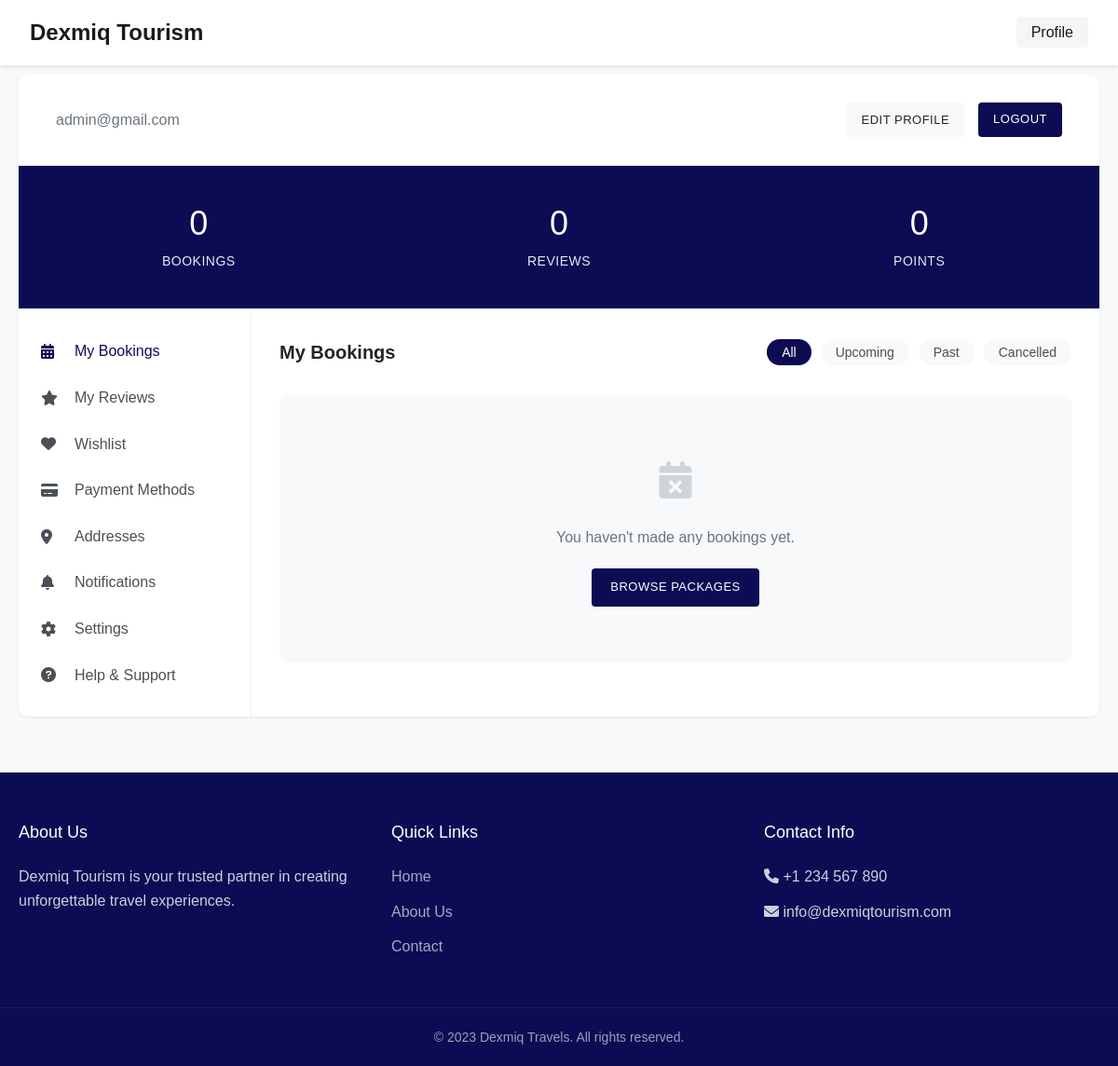
The app's page /api/profile/ (signed in), older data.
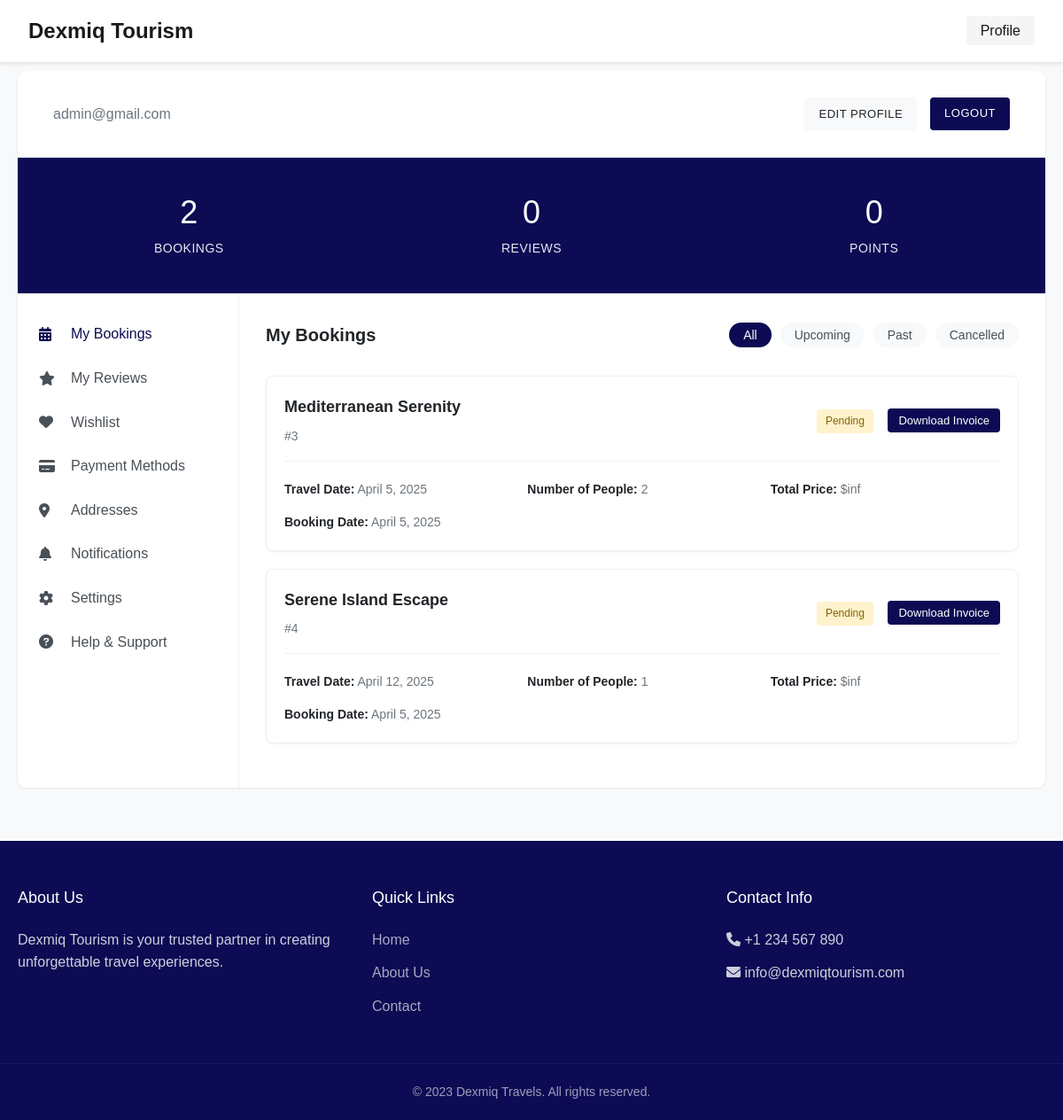
The same page, newer data.
### customer/models.py (models this page shows, shortened)
class CustomUser(AbstractUser):
    email = models.EmailField(unique=True)
    USERNAME_FIELD = 'email'
    REQUIRED_FIELDS = []
    objects = CustomUserManager()
    class Meta:
        app_label = 'customer'
        verbose_name = 'User'
        verbose_name_plural = 'Users'

### booking/models.py (models this page shows, shortened)
class Booking(models.Model):
    id = models.AutoField(primary_key = True)
    package = models.ForeignKey('packages.Packages', on_delete=models.CASCADE, related_name='bookings')
    customer = models.ForeignKey("customer.Customer", on_delete = models.CASCADE, related_name='bookings')
    booking_date = models.DateField(auto_now_add = True)
    travel_date = models.DateField()
    number_of_people = models.IntegerField(default = 1)
    total_price = models.FloatField(editable = False)
    status = models.CharField(
        max_length = 20,
        choices = [
            ('pending', 'Pending'), ('confirmed', 'Confirmed'), ('cancelled', 'Cancelled')], default = "pending"
    )

### packages/models.py (models this page shows, shortened)
class Packages(models.Model):
    id = models.AutoField(primary_key = True)
    title = models.CharField(max_length = 50)
    image = models.ImageField(upload_to = 'packages/')
    hero_image = models.ImageField(upload_to = 'hero_images/')
    rating = models.FloatField(default = 0.0)
    reviews = models.IntegerField(default = 0)
    price = models.IntegerField(default = 0)
    duration = models.CharField(max_length = 50, default = 'Unknown')
    destination = models.CharField(max_length = 50, default=  'Unknown')
    short_description = models.TextField(default ="No short description available")
    long_description = models.TextField(default ="No long description available")
    highlights = models.TextField(default = "No highlights specified")
    itinerary = models.TextField(default = "No itinerary specified")
    inclusions = models.TextField(default = "No inclusions specified")
    exclusions = models.TextField(default = "No exclusions specified")
    customers = models.ManyToManyField(Customer, through='booking.Booking', related_name='packages')
    is_active = models.BooleanField(default=True)
    created_at = models.DateTimeField(auto_now_add=True)
    updated_at = models.DateTimeField(auto_now=True)
    is_featured = models.BooleanField(default=False)
    class Meta:
        ordering = ['-created_at']  # Packages by Last created

### customer/views.py (the view)
# urls.py: path('profile/', profile_view, name='profile'),
def profile_view(request):
    if not request.user.is_authenticated:
        messages.error(request, "Please login to view your profile.")
        return redirect('login')
    try:
        customer = request.user.customer_profile
        bookings = customer.bookings.all().order_by('-booking_date')
    except Customer.DoesNotExist:
        bookings = []
    context = {
        'user': request.user,
        'bookings': bookings,
        'booking_count': len(bookings)
    }
    return render(request, 'profile.html', context)

### templates/profile.html (shortened to what this page needs)
{% load static %}
<!DOCTYPE html>
<html lang="en">
<head>
    <link rel="stylesheet" href="{% static 'css/stylemain.css' %}">
    <link rel="stylesheet" href="https://cdnjs.cloudflare.com/ajax/libs/font-awesome/6.0.0/css/all.min.css">
</head>
<body class="profile-body">
    <header>
        <div class="profile-navbar">
            <div class="nav-left">
                <a href="{% url 'homepage' %}" class="logo">Dexmiq Tourism</a>
            </div>
            <div class="nav-right">
                <a href="{% url 'profile' %}" class="active">Profile</a>
            </div>
        </div>
    </header>
    <div class="modern-profile-wrapper">
        <div class="modern-profile-container">
            <div class="modern-profile-header">
                <p class="user-email">{{ user.email }}</p>
                <div class="profile-buttons">
                    <button class="modern-edit-btn">EDIT PROFILE</button>
                    <a href="{% url 'logout' %}" class="modern-logout-btn">LOGOUT</a>
                </div>
            </div>
            <div class="modern-stats-container">
                <div class="modern-stat-card">
                    <h2 class="stat-value">{{ booking_count }}</h2>
                    <p class="stat-name">Bookings</p>
                </div>
                <div class="modern-stat-card">
                    <h2 class="stat-value">0</h2>
                    <p class="stat-name">Reviews</p>
                </div>
                <div class="modern-stat-card">
                    <h2 class="stat-value">0</h2>
                    <p class="stat-name">Points</p>
                </div>
            </div>
            <div class="modern-content-area">
                <div class="sidebar-container">
                    <nav class="modern-sidebar">
                        <a href="#bookings" class="sidebar-item active">
                            <i class="fas fa-calendar-alt"></i>
                            <span>My Bookings</span>
                        </a>
                        <a href="#reviews" class="sidebar-item">
                            <i class="fas fa-star"></i>
                            <span>My Reviews</span>
                        </a>
                        <a href="#wishlist" class="sidebar-item">
                            <i class="fas fa-heart"></i>
                            <span>Wishlist</span>
                        </a>
                        <a href="#payments" class="sidebar-item">
                            <i class="fas fa-credit-card"></i>
                            <span>Payment Methods</span>
                        </a>
                        <a href="#addresses" class="sidebar-item">
                            <i class="fas fa-map-marker-alt"></i>
                            <span>Addresses</span>
                        </a>
                        <a href="#notifications" class="sidebar-item">
                            <i class="fas fa-bell"></i>
                            <span>Notifications</span>
                        </a>
                        <a href="#settings" class="sidebar-item">
                            <i class="fas fa-cog"></i>
                            <span>Settings</span>
                        </a>
                        <a href="#help" class="sidebar-item">
                            <i class="fas fa-question-circle"></i>
                            <span>Help & Support</span>
                        </a>
                    </nav>
                </div>
                <div class="content-container">
                    <div class="content-section active" id="bookings">
                        <div class="content-header">
                            <h3>My Bookings</h3>
                            <div class="filter-tabs">
                                <button class="filter-tab active">All</button>
                                <button class="filter-tab">Upcoming</button>
                                <button class="filter-tab">Past</button>
                                <button class="filter-tab">Cancelled</button>
                            </div>
                        </div>
                        <div class="bookings-list">
                            {% if bookings %}
                                {% for booking in bookings %}
                                <div class="modern-booking-card">
                                    <div class="booking-top">
                                        <div>
                                            <h4>{{ booking.package.title }}</h4>
                                            <span class="booking-id">#{{ booking.id }}</span>
                                        </div>
                                        <div>
                                            <span class="booking-status {{ booking.status }}">{{ booking.status|title }}</span>
                                            <button class="invoice-btn">Download Invoice</button>
                                        </div>
                                    </div>
                                    <div class="booking-details">
                                        <div class="booking-info-grid">
                                            <p><strong>Travel Date:</strong> {{ booking.travel_date }}</p>
                                            <p><strong>Number of People:</strong> {{ booking.number_of_people }}</p>
                                            <p><strong>Total Price:</strong> ${{ booking.total_price }}</p>
                                            <p><strong>Booking Date:</strong> {{ booking.booking_date }}</p>
                                        </div>
                                    </div>
                                </div>
                                {% endfor %}
                            {% else %}
                                <div class="empty-bookings">
                                    <div class="empty-icon">
                                        <i class="fas fa-calendar-times"></i>
                                    </div>
                                    <p>You haven't made any bookings yet.</p>
                                    <a href="{% url 'homepage' %}" class="browse-packages-btn">BROWSE PACKAGES</a>
                                </div>
                            {% endif %}
                        </div>
                    </div>
                </div>
            </div>
        </div>
    </div>
    <footer class="modern-footer">
        <div class="footer-sections">
            <div class="footer-column">
                <h3>About Us</h3>
                <p>Dexmiq Tourism is your trusted partner in creating unforgettable travel experiences.</p>
            </div>
            <div class="footer-column">
                <h3>Quick Links</h3>
                <ul>
                    <li><a href="{% url 'homepage' %}">Home</a></li>
                    <li><a href="#about">About Us</a></li>
                    <li><a href="#contact">Contact</a></li>
                </ul>
            </div>
            <div class="footer-column">
                <h3>Contact Info</h3>
                <ul>
                    <li><i class="fas fa-phone"></i> +1 234 567 890</li>
                    <li><i class="fas fa-envelope"></i> info@dexmiqtourism.com</li>
                </ul>
            </div>
        </div>
        <div class="footer-bottom">
            <p>&copy; 2023 Dexmiq Travels. All rights reserved.</p>
        </div>
    </footer>
</body>
</html>

Row changes from the older to the newer data that the page shows:
added Booking: package "Mediterranean Serenity", id "3", status "Pending", travel_date "April 5, 2025", number_of_people "2", total_price "inf", booking_date "April 5, 2025"
added Booking: package "Serene Island Escape", id "4", status "Pending", travel_date "April 12, 2025", number_of_people "1", total_price "inf", booking_date "April 5, 2025"
Text that changed along with them:
{{ booking_count }}: "0" → "2"
text no longer shown: "You haven't made any bookings yet. BROWSE PACKAGES"
